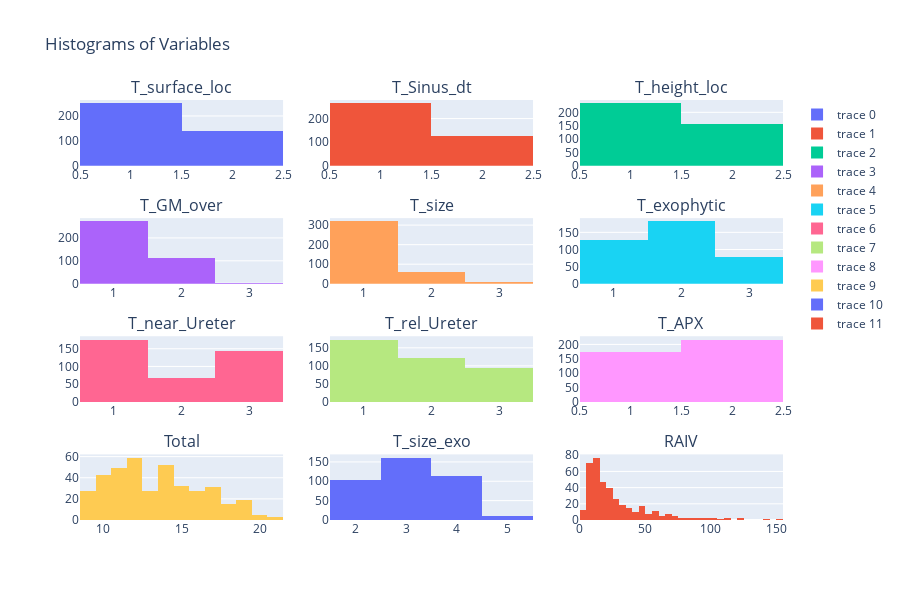

Here is the notebook cell this chart was saved with:
### Markdown cell above
## 각 변수들의 분포도 시각화

### Code cell
import plotly.graph_objs as go
from plotly.subplots import make_subplots

# Create a grid of subplots, 3 columns wide
fig = make_subplots(rows=4, cols=3, subplot_titles=merged_result.columns)

# Iterate through each variable and create a histogram for it
for i, col in enumerate(merged_result.columns):
    hist_trace = go.Histogram(x=merged_result[col])
    fig.add_trace(hist_trace, row=i // 3 + 1, col=i % 3 + 1)

# Update layout
fig.update_layout(height=600, width=900, title_text="Histograms of Variables")

# Show plot
fig.show()

### Figure 1 — Plotly figure (JSON) as saved in the notebook; plotly's stock layout.template omitted (floating-point values rounded to 4 significant figures; data arrays with more than 128 entries replaced by an {"elided": "..."} marker saying what was removed)
{"data": [{"type": "histogram", "x": {"elided": "389 int values"}, "xaxis": "x", "yaxis": "y"}, {"type": "histogram", "x": {"elided": "389 int values"}, "xaxis": "x2", "yaxis": "y2"}, {"type": "histogram", "x": {"elided": "389 int values"}, "xaxis": "x3", "yaxis": "y3"}, {"type": "histogram", "x": {"elided": "389 int values"}, "xaxis": "x4", "yaxis": "y4"}, {"type": "histogram", "x": {"elided": "389 int values"}, "xaxis": "x5", "yaxis": "y5"}, {"type": "histogram", "x": {"elided": "389 int values"}, "xaxis": "x6", "yaxis": "y6"}, {"type": "histogram", "x": {"elided": "389 int values"}, "xaxis": "x7", "yaxis": "y7"}, {"type": "histogram", "x": {"elided": "389 int values"}, "xaxis": "x8", "yaxis": "y8"}, {"type": "histogram", "x": {"elided": "389 int values"}, "xaxis": "x9", "yaxis": "y9"}, {"type": "histogram", "x": {"elided": "389 int values"}, "xaxis": "x10", "yaxis": "y10"}, {"type": "histogram", "x": {"elided": "389 int values"}, "xaxis": "x11", "yaxis": "y11"}, {"type": "histogram", "x": {"elided": "389 float values"}, "xaxis": "x12", "yaxis": "y12"}], "layout": {"annotations": [{"font": {"size": 16}, "showarrow": false, "text": "T_surface_loc", "x": 0.1444, "xanchor": "center", "xref": "paper", "y": 1, "yanchor": "bottom", "yref": "paper"}, {"font": {"size": 16}, "showarrow": false, "text": "T_Sinus_dt", "x": 0.5, "xanchor": "center", "xref": "paper", "y": 1, "yanchor": "bottom", "yref": "paper"}, {"font": {"size": 16}, "showarrow": false, "text": "T_height_loc", "x": 0.8556, "xanchor": "center", "xref": "paper", "y": 1, "yanchor": "bottom", "yref": "paper"}, {"font": {"size": 16}, "showarrow": false, "text": "T_GM_over", "x": 0.1444, "xanchor": "center", "xref": "paper", "y": 0.7188, "yanchor": "bottom", "yref": "paper"}, {"font": {"size": 16}, "showarrow": false, "text": "T_size", "x": 0.5, "xanchor": "center", "xref": "paper", "y": 0.7188, "yanchor": "bottom", "yref": "paper"}, {"font": {"size": 16}, "showarrow": false, "text": "T_exophytic", "x": 0.8556, "xanchor": "center", "xref": "paper", "y": 0.7188, "yanchor": "bottom", "yref": "paper"}, {"font": {"size": 16}, "showarrow": false, "text": "T_near_Ureter", "x": 0.1444, "xanchor": "center", "xref": "paper", "y": 0.4375, "yanchor": "bottom", "yref": "paper"}, {"font": {"size": 16}, "showarrow": false, "text": "T_rel_Ureter", "x": 0.5, "xanchor": "center", "xref": "paper", "y": 0.4375, "yanchor": "bottom", "yref": "paper"}, {"font": {"size": 16}, "showarrow": false, "text": "T_APX", "x": 0.8556, "xanchor": "center", "xref": "paper", "y": 0.4375, "yanchor": "bottom", "yref": "paper"}, {"font": {"size": 16}, "showarrow": false, "text": "Total", "x": 0.1444, "xanchor": "center", "xref": "paper", "y": 0.1562, "yanchor": "bottom", "yref": "paper"}, {"font": {"size": 16}, "showarrow": false, "text": "T_size_exo", "x": 0.5, "xanchor": "center", "xref": "paper", "y": 0.1562, "yanchor": "bottom", "yref": "paper"}, {"font": {"size": 16}, "showarrow": false, "text": "RAIV", "x": 0.8556, "xanchor": "center", "xref": "paper", "y": 0.1562, "yanchor": "bottom", "yref": "paper"}], "height": 600, "title": {"text": "Histograms of Variables"}, "width": 900, "xaxis": {"anchor": "y", "domain": [0, 0.2889]}, "xaxis10": {"anchor": "y10", "domain": [0, 0.2889]}, "xaxis11": {"anchor": "y11", "domain": [0.3556, 0.6444]}, "xaxis12": {"anchor": "y12", "domain": [0.7111, 1]}, "xaxis2": {"anchor": "y2", "domain": [0.3556, 0.6444]}, "xaxis3": {"anchor": "y3", "domain": [0.7111, 1]}, "xaxis4": {"anchor": "y4", "domain": [0, 0.2889]}, "xaxis5": {"anchor": "y5", "domain": [0.3556, 0.6444]}, "xaxis6": {"anchor": "y6", "domain": [0.7111, 1]}, "xaxis7": {"anchor": "y7", "domain": [0, 0.2889]}, "xaxis8": {"anchor": "y8", "domain": [0.3556, 0.6444]}, "xaxis9": {"anchor": "y9", "domain": [0.7111, 1]}, "yaxis": {"anchor": "x", "domain": [0.8438, 1]}, "yaxis10": {"anchor": "x10", "domain": [0, 0.1562]}, "yaxis11": {"anchor": "x11", "domain": [0, 0.1562]}, "yaxis12": {"anchor": "x12", "domain": [0, 0.1562]}, "yaxis2": {"anchor": "x2", "domain": [0.8438, 1]}, "yaxis3": {"anchor": "x3", "domain": [0.8438, 1]}, "yaxis4": {"anchor": "x4", "domain": [0.5625, 0.7188]}, "yaxis5": {"anchor": "x5", "domain": [0.5625, 0.7188]}, "yaxis6": {"anchor": "x6", "domain": [0.5625, 0.7188]}, "yaxis7": {"anchor": "x7", "domain": [0.2812, 0.4375]}, "yaxis8": {"anchor": "x8", "domain": [0.2812, 0.4375]}, "yaxis9": {"anchor": "x9", "domain": [0.2812, 0.4375]}}}
